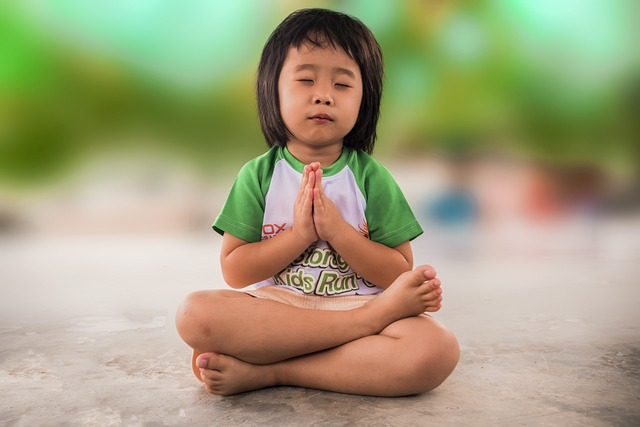
#> input picture girl.jpg, 640 x 427 px
$ python cartoon_code1.py
#> lines starting #> are read from the running program, lines starting #| are printed output that depends on the picture; after the words box and inside, x2 and y2 are one past the last pixel; in counts of white or black regions, pixels touching at a corner belong together
import cv2
import numpy as np

def read_file(filename):
#> called with filename = 'girl.jpg'
  img=cv2.imread('girl.jpg')
#> img is the input picture: shape (427, 640, 3); mean B, G, R 125.7, 159.7, 162.5
  cv2.imshow('', img)
  cv2.waitKey(0)
  return img

def color_quantization(img, k):

  data=np.float32(img).reshape((-1, 3))

  criteria=(cv2.TERM_CRITERIA_EPS+cv2.TERM_CRITERIA_MAX_ITER,20,0.001)

  ret, label, center=cv2.kmeans(data, k , None, criteria, 10, cv2.KMEANS_RANDOM_CENTERS)
  center=np.uint8(center)
  result= center[label.flatten()]
  result=result.reshape(img.shape)

  return result

def edge_mask(img, line_size, blur_value):
#> called with line_size = 7, blur_value = 7
  gray=cv2.cvtColor(img, cv2.COLOR_BGR2GRAY)
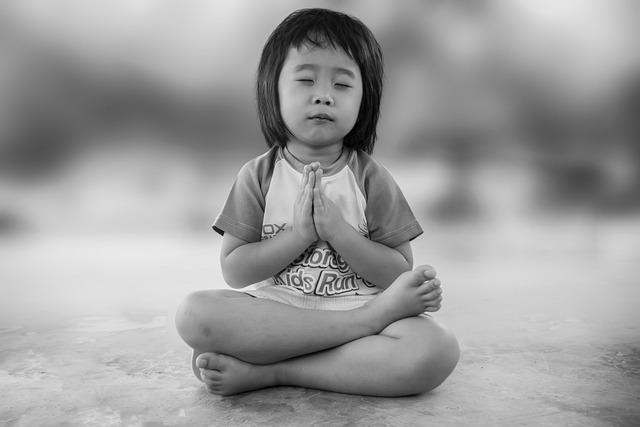
#> gray: shape (427, 640); min 0, max 242, mean 156.7
  gray_blur=cv2.medianBlur(gray, blur_value)
  edges=cv2.adaptiveThreshold(gray_blur,255,cv2.ADAPTIVE_THRESH_MEAN_C,cv2.THRESH_BINARY, line_size, blur_value)
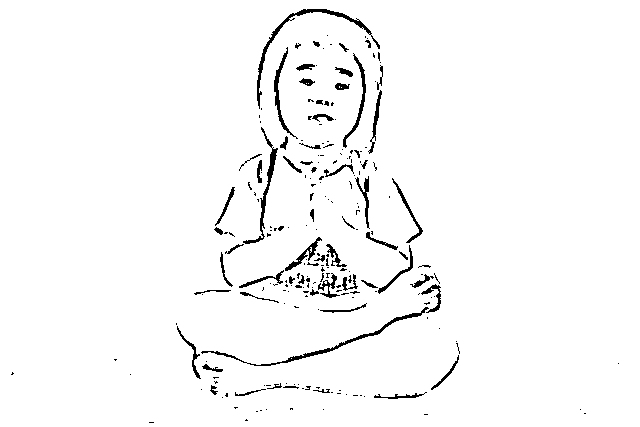
#> edges: shape (427, 640); 97.2% white; 221 black regions (158 under 20 px), largest, box (x1, y1, x2, y2) and area: (257, 9, 380, 109) 698, (201, 307, 429, 366) 663, (243, 127, 278, 244) 470
  return edges

img=read_file('girl.jpg')

line_size=7
blur_value=7

edges=edge_mask(img, line_size,blur_value)
cv2.imshow('', edges)
cv2.waitKey(0)

total_color=9
img=color_quantization(img, total_color)
#> in color_quantization, `ret, label, center=cv2.kmeans(data, k , None, criteria, 10, cv2.KMEANS..`: ret = 186230614.5; center = [[199.7, 206.7, 218.6], [78.39, 100.9, 143.2], [120.1, 169.4, 148.1], [65.39, 153, 116.1], [26.18, 34.05, 44.31], [44.08, 103.9, 94.77], [180.2, 225.7, 157], [106.5, 135.5, 201.6], [165.2, 179, 198]]
#> in color_quantization, `center=np.uint8(center)`: center = [[199, 206, 218], [78, 100, 143], [120, 169, 148], [65, 153, 116], [26, 34, 44], [44, 103, 94], [180, 225, 156], [106, 135, 201], [165, 179, 197]]
#> in color_quantization, `result=result.reshape(img.shape)`:
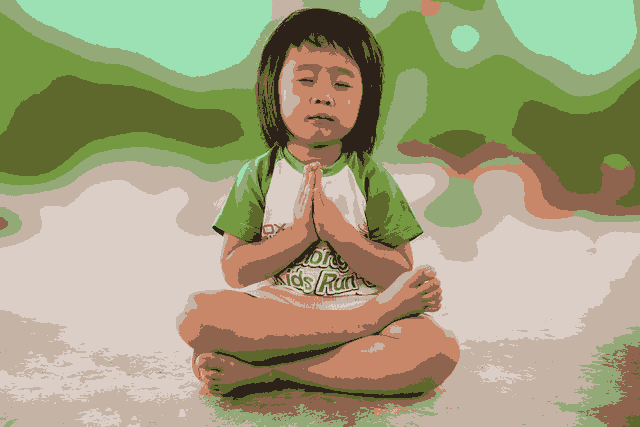
#> result: shape (427, 640, 3); mean B, G, R 125.3, 159.2, 161.9
cv2.imshow('', img)
cv2.waitKey(0)

blurred=cv2.bilateralFilter(img, d=7, sigmaColor=200, sigmaSpace=200,)
cv2.imshow('', blurred)
cv2.waitKey(0)

cartoon=cv2.bitwise_and(blurred, blurred, mask=edges)
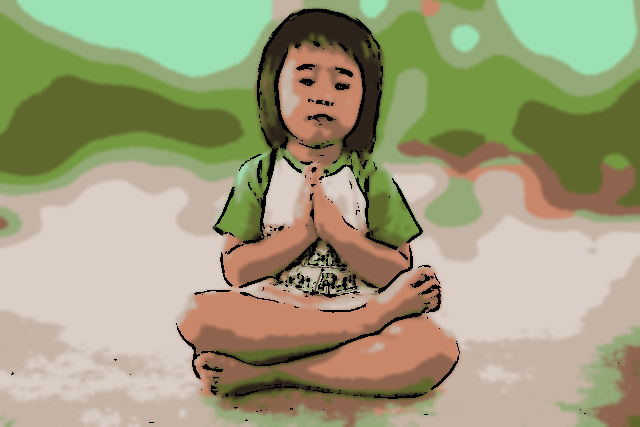
#> cartoon: shape (427, 640, 3); mean B, G, R 123.5, 156.6, 158.9
cv2.imshow('', cartoon)
cv2.waitKey(0)
